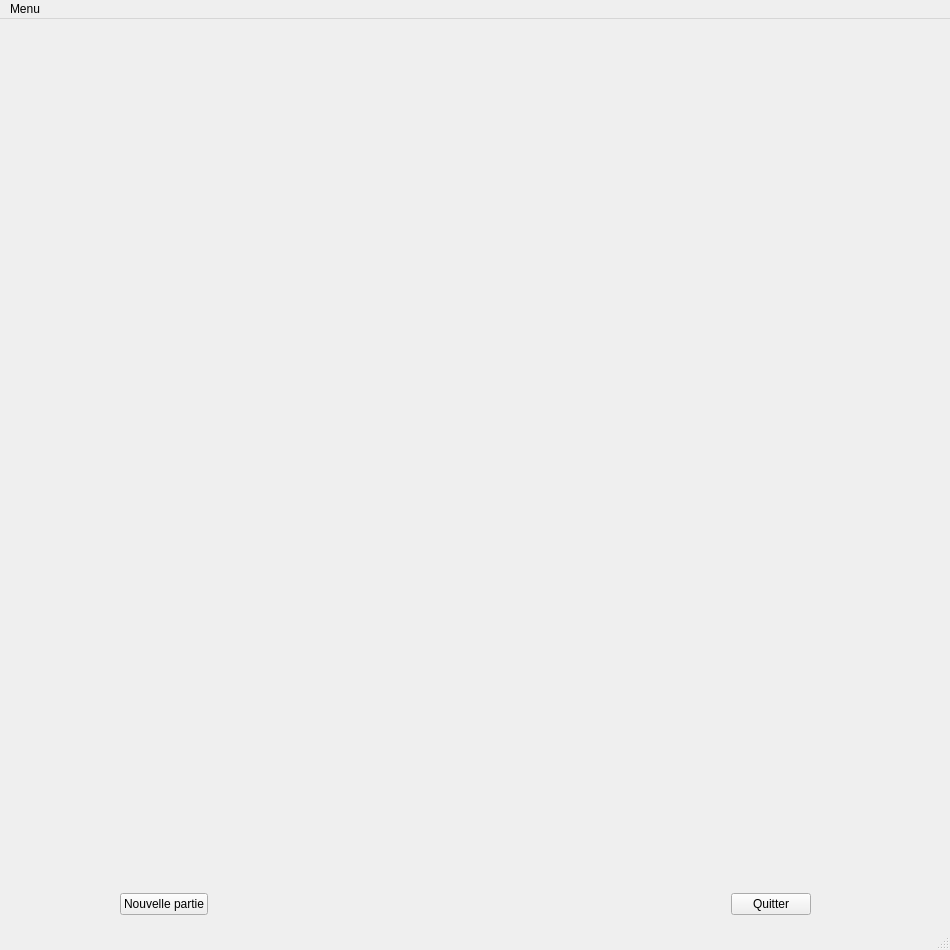
<?xml version="1.0" encoding="UTF-8"?>
<ui version="4.0">
 <class>Principale_ihm</class>
 <widget class="QMainWindow" name="Principale_ihm">
  <property name="geometry">
   <rect>
    <x>0</x>
    <y>0</y>
    <width>950</width>
    <height>950</height>
   </rect>
  </property>
  <property name="windowTitle">
   <string>Jeu de Dame</string>
  </property>
  <property name="windowIcon">
   <iconset>
    <normaloff>img/icon.png</normaloff>img/icon.png</iconset>
  </property>
  <widget class="QWidget" name="centralwidget">
   <widget class="QWidget" name="Conteneur" native="true">
    <property name="geometry">
     <rect>
      <x>80</x>
      <y>60</y>
      <width>800</width>
      <height>800</height>
     </rect>
    </property>
   </widget>
   <widget class="QWidget" name="horizontalLayoutWidget_2">
    <property name="geometry">
     <rect>
      <x>120</x>
      <y>870</y>
      <width>691</width>
      <height>31</height>
     </rect>
    </property>
    <layout class="QHBoxLayout" name="horizontalLayout_2">
     <item>
      <widget class="QPushButton" name="bouton_new_2">
       <property name="text">
        <string>Nouvelle partie</string>
       </property>
      </widget>
     </item>
     <item>
      <spacer name="horizontalSpacer_2">
       <property name="orientation">
        <enum>Qt::Horizontal</enum>
       </property>
       <property name="sizeHint" stdset="0">
        <size>
         <width>238</width>
         <height>20</height>
        </size>
       </property>
      </spacer>
     </item>
     <item>
      <widget class="QPushButton" name="bouton_qui">
       <property name="text">
        <string>Quitter</string>
       </property>
      </widget>
     </item>
    </layout>
   </widget>
  </widget>
  <widget class="QMenuBar" name="menubar">
   <property name="geometry">
    <rect>
     <x>0</x>
     <y>0</y>
     <width>950</width>
     <height>26</height>
    </rect>
   </property>
   <property name="toolTipDuration">
    <number>2</number>
   </property>
   <widget class="QMenu" name="menuFiles">
    <property name="title">
     <string>Menu</string>
    </property>
    <widget class="QMenu" name="menuOptions">
     <property name="title">
      <string>Options</string>
     </property>
     <widget class="QMenu" name="menuJoueur_VS_IA">
      <property name="title">
       <string>Joueur VS IA</string>
      </property>
      <widget class="QMenu" name="menuNiveau_IA">
       <property name="title">
        <string>Niveau IA</string>
       </property>
       <addaction name="ialvl0"/>
       <addaction name="ialvl1"/>
       <addaction name="ialvl2"/>
       <addaction name="ialvl3"/>
       <addaction name="ialvl4"/>
       <addaction name="ialvl5"/>
      </widget>
      <widget class="QMenu" name="menuCouleur_joueur">
       <property name="title">
        <string>Couleur joueur</string>
       </property>
       <addaction name="sideBlanc"/>
       <addaction name="sideNoir"/>
       <addaction name="sideAlea"/>
      </widget>
      <addaction name="menuNiveau_IA"/>
      <addaction name="menuCouleur_joueur"/>
     </widget>
     <addaction name="playerVplayer"/>
     <addaction name="menuJoueur_VS_IA"/>
    </widget>
    <addaction name="actionSauvegarder"/>
    <addaction name="actionCharger"/>
    <addaction name="separator"/>
    <addaction name="menuOptions"/>
    <addaction name="actionQuitter"/>
   </widget>
   <addaction name="menuFiles"/>
  </widget>
  <widget class="QStatusBar" name="statusbar"/>
  <action name="actionQuitter">
   <property name="icon">
    <iconset>
     <normaloff>../../../../Images/Pellicule/EOOUMfxW4AAJght.jpg</normaloff>../../../../Images/Pellicule/EOOUMfxW4AAJght.jpg</iconset>
   </property>
   <property name="text">
    <string>Quitter</string>
   </property>
   <property name="shortcut">
    <string>Ctrl+Q</string>
   </property>
  </action>
  <action name="ialvl0">
   <property name="text">
    <string>0</string>
   </property>
  </action>
  <action name="ialvl1">
   <property name="text">
    <string>1</string>
   </property>
  </action>
  <action name="ialvl2">
   <property name="text">
    <string>2</string>
   </property>
  </action>
  <action name="ialvl3">
   <property name="text">
    <string>3</string>
   </property>
  </action>
  <action name="ialvl4">
   <property name="text">
    <string>4</string>
   </property>
  </action>
  <action name="ialvl5">
   <property name="text">
    <string>5</string>
   </property>
  </action>
  <action name="actionSauvegarder">
   <property name="text">
    <string>Sauvegarder</string>
   </property>
  </action>
  <action name="actionCharger">
   <property name="text">
    <string>Charger</string>
   </property>
  </action>
  <action name="playerVplayer">
   <property name="text">
    <string>Joueur VS joueur</string>
   </property>
  </action>
  <action name="sideBlanc">
   <property name="text">
    <string>Blanc</string>
   </property>
  </action>
  <action name="sideNoir">
   <property name="text">
    <string>Noir</string>
   </property>
  </action>
  <action name="sideAlea">
   <property name="text">
    <string>Aléatoire</string>
   </property>
  </action>
 </widget>
 <resources/>
 <connections>
  <connection>
   <sender>actionQuitter</sender>
   <signal>triggered()</signal>
   <receiver>Principale_ihm</receiver>
   <slot>close()</slot>
   <hints>
    <hint type="sourcelabel">
     <x>-1</x>
     <y>-1</y>
    </hint>
    <hint type="destinationlabel">
     <x>399</x>
     <y>299</y>
    </hint>
   </hints>
  </connection>
  <connection>
   <sender>bouton_qui</sender>
   <signal>clicked()</signal>
   <receiver>Principale_ihm</receiver>
   <slot>close()</slot>
   <hints>
    <hint type="sourcelabel">
     <x>769</x>
     <y>906</y>
    </hint>
    <hint type="destinationlabel">
     <x>878</x>
     <y>904</y>
    </hint>
   </hints>
  </connection>
 </connections>
</ui>
